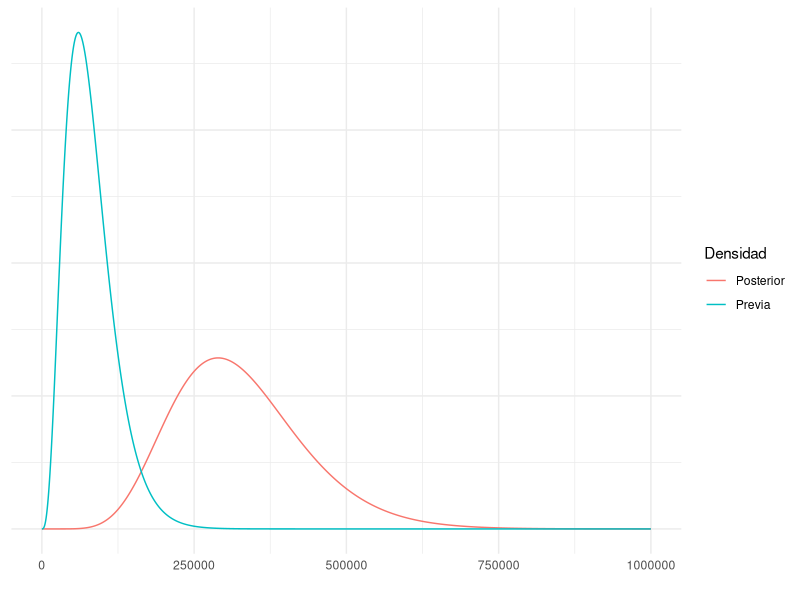
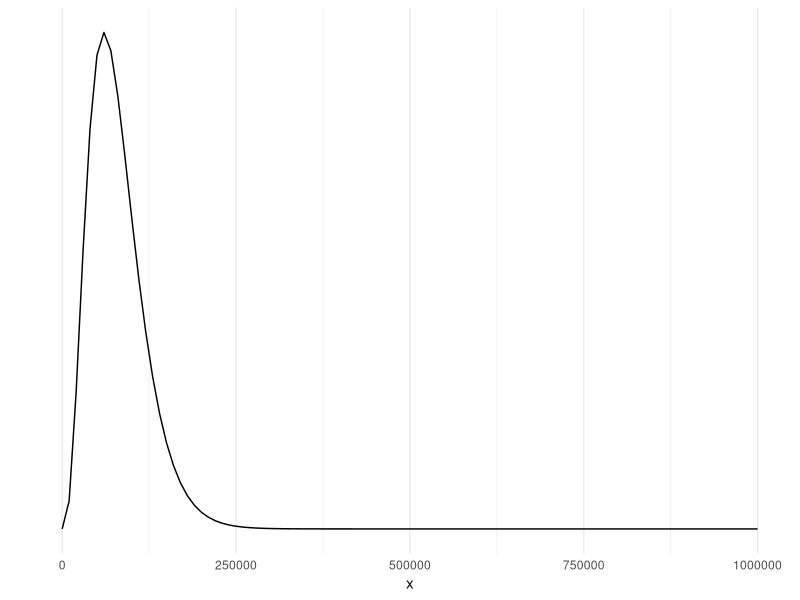
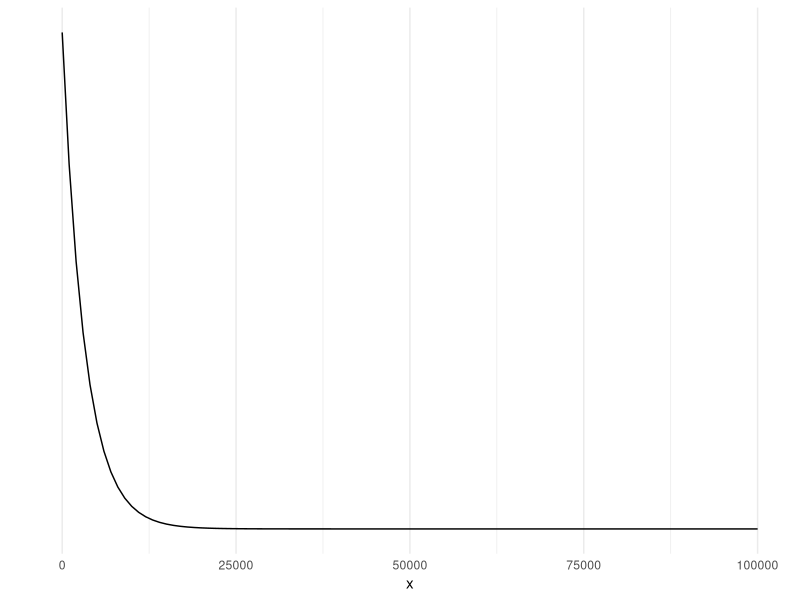
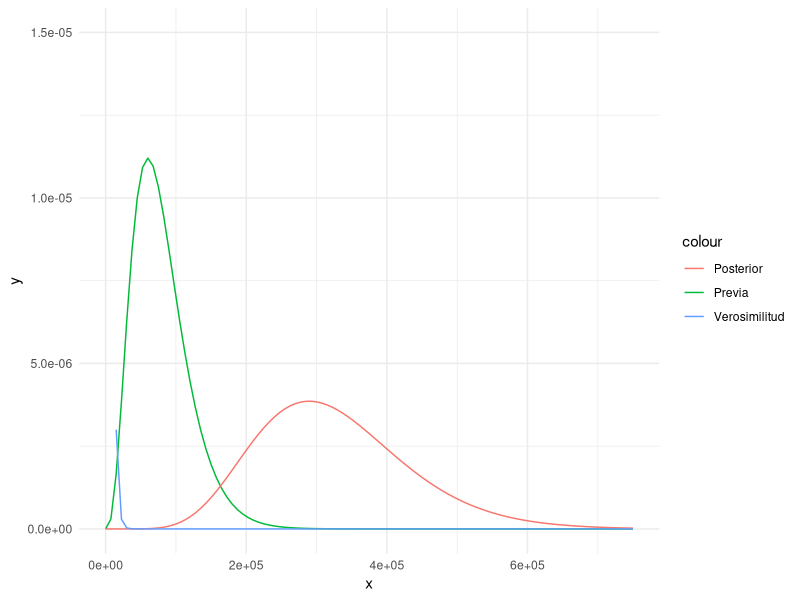
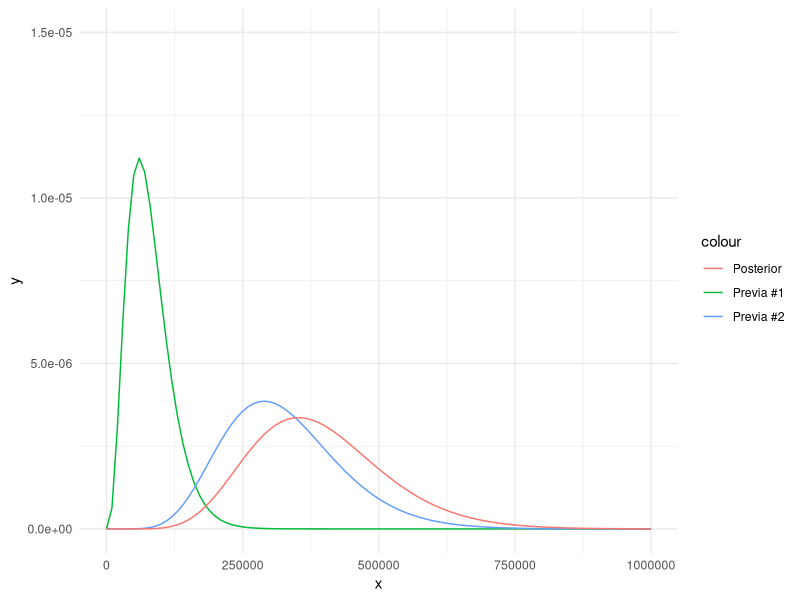
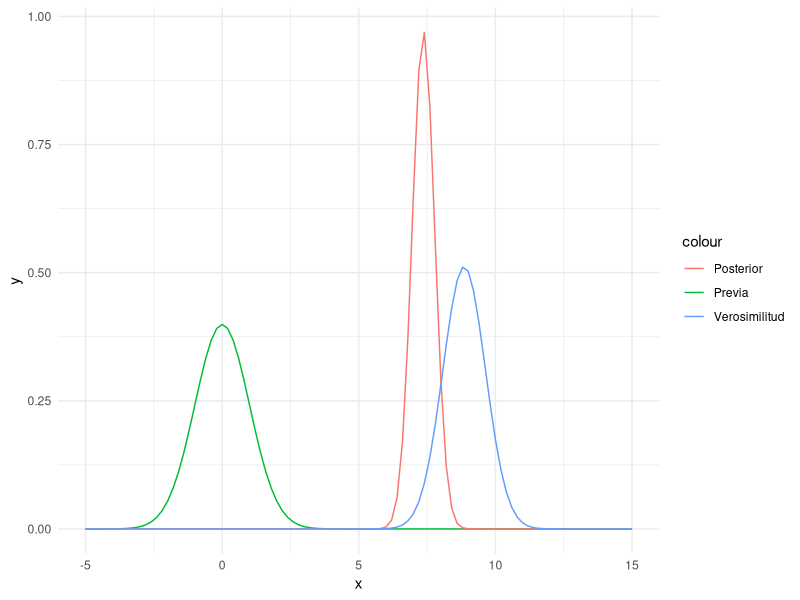
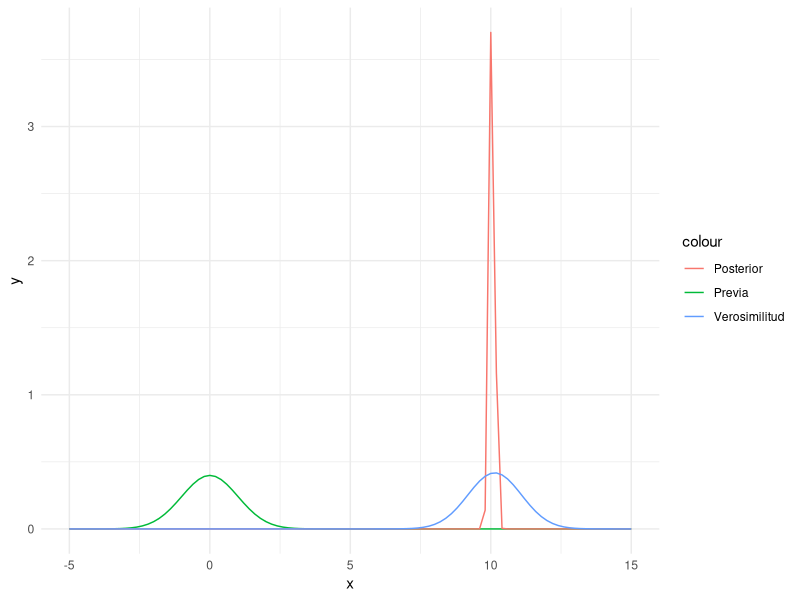
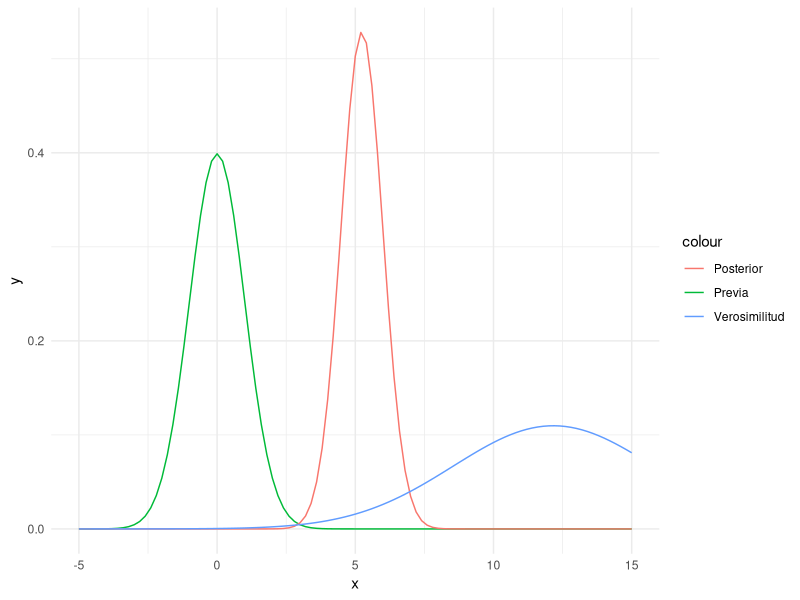

The R script that drew these images, in order:
## ---- chunk 1
library(ggplot2)
library(tidyr)
rango <- seq(0,1e6,by = 6)
previa <- dgamma(rango, shape = 4, scale = 20000)
posterior <- dgamma(rango,shape = 9,scale = 36178)
densidades <- data.frame(rango = rango, Previa = previa, Posterior = posterior) 
densidades <- gather(densidades, key = "Densidad", value = "valor", -rango)
ggplot(data=densidades, aes(x=rango, y=valor*100, color = Densidad)) + 
  geom_line() + xlab("") + theme_minimal()+ theme(axis.title.y=element_blank(),
                                                  axis.text.y=element_blank(),
                                                  axis.ticks.y=element_blank())
## ---- chunk 2
library(tidyverse)
## ---- chunk 3
alpha_previa <- 4
beta_previa <- 20000

ggplot(data = data.frame(x = c(0, 1e6)), aes(x)) +
  stat_function(fun = dgamma, args = list(shape = alpha_previa, scale = beta_previa )) +
  ylab("") +
  scale_y_continuous(breaks = NULL)+
  theme_minimal()
## ---- chunk 4
x  <- c(2911, 3403, 3237, 3509, 3118)

theta <- 1 / mean(x)

ggplot(data = data.frame(x = c(0, 1e5)), aes(x)) +
  stat_function(fun = dexp, args = list(rate = theta)) +
  ylab("") +
  scale_y_continuous(breaks = NULL) +
  theme_minimal()
## ---- chunk 5
(y  <- sum(x))
(n <- length(x))

(alpha_posterior <- n + alpha_previa)
(beta_posterior <- beta_previa + y)
## ---- chunk 6
ggplot(data = data.frame(x = c(0, 7.5e5)), aes(x)) +
  stat_function(fun = dgamma, args = list(shape = alpha_previa, scale = beta_previa), aes(color="Previa") ) +
  stat_function(fun = dgamma, args = list(shape = alpha_posterior, scale = beta_posterior), aes(color = "Posterior")) +
  stat_function(fun = dexp, args = list(rate = theta ), aes(color="Verosimilitud")) +
  ylim(0, 1.5e-5)+
  theme_minimal()
## ---- chunk 7
(alpha_previa <- alpha_posterior)
(beta_previa <- beta_posterior)

(alpha_posterior <- alpha_previa + 1)
(beta_posterior <- beta_previa + 3000)

ggplot(data = data.frame(x = c(0, 1e6)), aes(x)) +
  stat_function(fun = dgamma, args = list(shape = 4, scale = 20000), aes(color="Previa #1") ) +
  stat_function(fun = dgamma, args = list(shape = alpha_previa, scale = beta_previa), aes(color="Previa #2") ) +
  stat_function(fun = dgamma, args = list(shape = alpha_posterior, scale = beta_posterior), aes(color = "Posterior")) +
  ylim(0, 1.5e-5)+
  theme_minimal()

## ---- chunk 8

x <- rnorm(n=3, mean = 10, sd = 1)

(mu <- mean(x))
(sigma <- sd(x))
(n <- length(x))

(mu_previa<- 0)
(sigma_previa <- 1)

(mu_posterior <- ((sigma^2) / (sigma^2 + n * sigma_previa^2)) * mu_previa + ((n * sigma_previa^2) / (sigma^2 + n * sigma_previa^2)) * mu)

(sigma2_posterior <- (sigma^2 * sigma_previa^2) / (sigma^2 + n * sigma_previa^2))

ggplot(data = data.frame(x = c(-5, 15)), aes(x)) +
  stat_function(fun = dnorm, args = list(mean = mu_previa, sd = sigma_previa), aes(color = "Previa")) +
  stat_function(fun = dnorm, args = list(mean = mu_posterior, sd = sqrt(sigma2_posterior)), aes(color = "Posterior")) +
  stat_function(fun = dnorm, args = list(mean = mu, sd = sigma), aes(color = "Verosimilitud")) +
  theme_minimal()
## ---- chunk 9

x <- rnorm(n=100, mean = 10, sd = 1)

(mu <- mean(x))
(sigma <- sd(x))
(n <- length(x))

(mu_previa<- 0)
(sigma_previa <- 1)

(mu_posterior <- ((sigma^2) / (sigma^2 + n * sigma_previa^2)) * mu_previa + ((n * sigma_previa^2) / (sigma^2 + n * sigma_previa^2)) * mu)

(sigma2_posterior <- (sigma^2 * sigma_previa^2) / (sigma^2 + n * sigma_previa^2))

ggplot(data = data.frame(x = c(-5, 15)), aes(x)) +
  stat_function(fun = dnorm, args = list(mean = mu_previa, sd = sigma_previa), aes(color = "Previa")) +
  stat_function(fun = dnorm, args = list(mean = mu_posterior, sd = sqrt(sigma2_posterior)), aes(color = "Posterior")) +
  stat_function(fun = dnorm, args = list(mean = mu, sd = sigma), aes(color = "Verosimilitud")) +
  theme_minimal()
## ---- chunk 10

x <- rnorm(n=10, mean = 10, sd = 5)

(mu <- mean(x))
(sigma <- sd(x))
(n <- length(x))

(mu_previa<- 0)
(sigma_previa <- 1)

(mu_posterior <- ((sigma^2) / (sigma^2 + n * sigma_previa^2)) * mu_previa + ((n * sigma_previa^2) / (sigma^2 + n * sigma_previa^2)) * mu)

(sigma2_posterior <- (sigma^2 * sigma_previa^2) / (sigma^2 + n * sigma_previa^2))

ggplot(data = data.frame(x = c(-5, 15)), aes(x)) +
  stat_function(fun = dnorm, args = list(mean = mu_previa, sd = sigma_previa), aes(color = "Previa")) +
  stat_function(fun = dnorm, args = list(mean = mu_posterior, sd = sqrt(sigma2_posterior)), aes(color = "Posterior")) +
  stat_function(fun = dnorm, args = list(mean = mu, sd = sigma), aes(color = "Verosimilitud")) +
  theme_minimal()
## ---- chunk 11
alpha <- 9
beta <- 36178
## ---- chunk 12
(theta <- alpha/beta)
## ---- chunk 13
m <- rgamma(n = 1000, scale = beta, shape = alpha)
(theta <- median (m))
